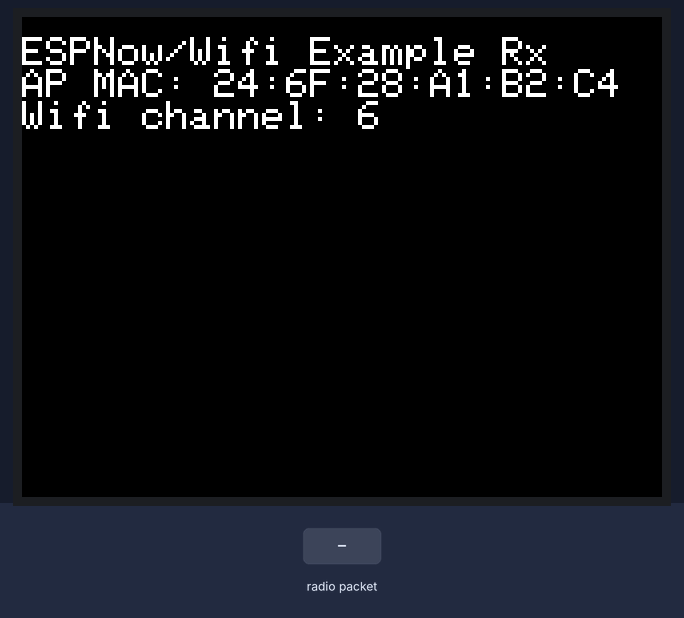
Bench run of a sketch on a simulated ESP32. Parts: 320×240 colour display. The inputs (shaded band) are chosen by the test bench. WiFi joins after 1.5 s; servers stay silent unless stated; what the sketch prints to the serial monitor is not drawn.

Above: at 1.4 s.
1.5 s: radio packet "1" arrives
At 2.0 s:
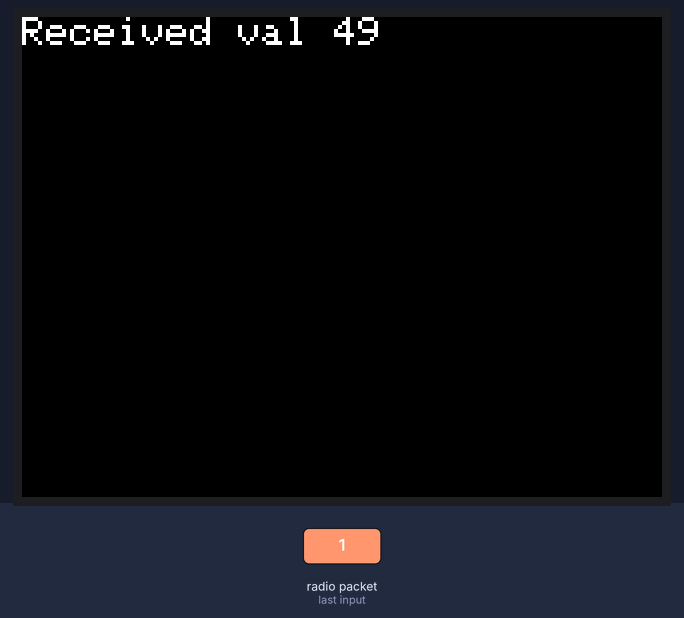
4.5 s: radio packet "0" arrives
At 7.2 s:
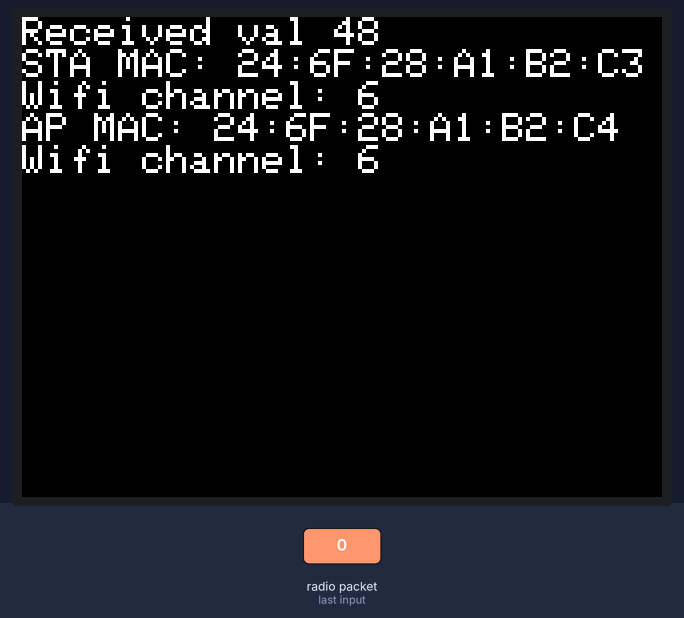
7.5 s: radio packet "2" arrives
At 7.9 s:
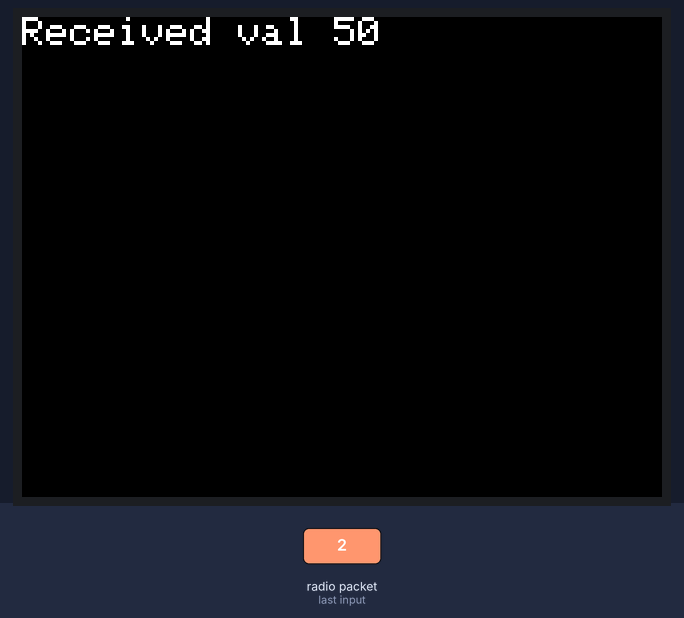
Timing chart, 0 to 10.5 s (numbered marks = the images above; inputs shaded):
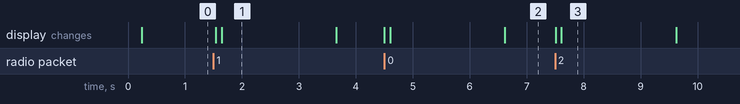

The sketch:

M5Stack_EspNowBothWifi_Rx.ino
```cpp
#include <esp_now.h>
#include <WiFi.h>
#include <M5Stack.h>

#define WIFI_CHANNEL_ESPNOW 1

const char *ssidSta = "ssid";
const char *passSta = "pass";

const char *ssidAP = "ESP32AP-WiFi";
const char *passAP = "esp32apwifi";

uint8_t remoteMac[] = {0x33, 0x33, 0x33, 0x33, 0x33, 0x31};

esp_now_peer_info_t peerTx;
const esp_now_peer_info_t *peerTxNode = &peerTx;

const byte maxDataFrameSize = 250;
uint8_t dataRx[maxDataFrameSize];
bool data_recieved = false;

void setup()
{
  Serial.begin(115200);
  M5.begin();
  M5.Power.begin();
  M5.Lcd.fillScreen(TFT_BLACK);
  M5.Lcd.setCursor(0, 10);
  M5.Lcd.setTextColor(WHITE);
  M5.Lcd.setTextSize(2);
  M5.Lcd.println("ESPNow/Wifi Example Rx");

  reset_wifi();
  start_espnow();

  M5.Lcd.print("AP MAC: "); M5.Lcd.println(WiFi.softAPmacAddress());
  M5.Lcd.print("Wifi channel: "); M5.Lcd.println(WiFi.channel());
}

void reset_wifi() {
  WiFi.persistent(false);
  WiFi.disconnect();
  WiFi.mode(WIFI_OFF);
  delay(10);
}
void start_wifi() {
  WiFi.mode(WIFI_STA);
  WiFi.begin(ssidSta, passSta);
  int maxTry = 10;
  while (WiFi.status() != WL_CONNECTED && maxTry > 0 ) {
    delay(1000);
    Serial.print(".");
    maxTry--;
  }
  Serial.println("WiFi connected..!");
  Serial.print("IP: ");  Serial.println(WiFi.localIP());
  Serial.print("MAC: "); Serial.println(WiFi.macAddress());
  Serial.print("Wifi channel: "); Serial.println(WiFi.channel());
}

void start_espnow() {
  WiFi.mode(WIFI_AP);
  WiFi.softAP(ssidAP, passAP, WIFI_CHANNEL_ESPNOW);
  Serial.print("AP MAC: "); Serial.println(WiFi.softAPmacAddress());
  Serial.print("Wifi channel: "); Serial.println(WiFi.channel());
  if (esp_now_init() == ESP_OK) {
    Serial.println("ESPNow Init Success!");
  } else {
    Serial.println("ESPNow Init Failed....");
  }

  memcpy( &peerTx.peer_addr, &remoteMac[0], 6 );
  peerTx.channel = WIFI_CHANNEL_ESPNOW;
  peerTx.encrypt = 0;
  peerTx.ifidx = ESP_IF_WIFI_AP;

  if ( esp_now_add_peer(peerTxNode) == ESP_OK) {
    Serial.println("Added peerNode!");
  }

  esp_now_register_recv_cb(OnDataRecv);
  esp_now_register_send_cb(OnDataSent);
}

void loop()
{
  delay(1);
  if (data_recieved) {
    M5.Lcd.clear(BLACK);
    M5.Lcd.setCursor(0, 0);
    M5.Lcd.printf("Received val %d", dataRx[0]); M5.Lcd.println("");
    Serial.printf("Received val %d", dataRx[0]);

    data_recieved = false;
    delay(10);
    reset_wifi();
    start_wifi();
    M5.Lcd.print("STA MAC: "); M5.Lcd.println(WiFi.macAddress());
    M5.Lcd.print("Wifi channel: "); M5.Lcd.println(WiFi.channel());
    //hogehoge
    start_espnow();
    M5.Lcd.print("AP MAC: "); M5.Lcd.println(WiFi.softAPmacAddress());
    M5.Lcd.print("Wifi channel: "); M5.Lcd.println(WiFi.channel());
  }
}

void OnDataRecv(const uint8_t *mac_addr, const uint8_t *data, int data_len)
{
  memcpy( dataRx, data, data_len );
  esp_err_t sendResult = esp_now_send(peerTx.peer_addr, dataRx, sizeof(dataRx));
  data_recieved = true;
}

void OnDataSent(const uint8_t *mac_addr, esp_now_send_status_t status)
{
  Serial.print("\r\nLast Packet Send Status:\t");
  Serial.println(status == ESP_NOW_SEND_SUCCESS ? "Delivery Success" : "Delivery Fail");
}
```

Measured:
- after the input at 1.5 s, the display: first changes at once (image 1 shows a later state)
- after the input at 4.5 s, the display: first changes at once (image 2 shows a later state)
- after the input at 7.5 s, the display: first changes at once (image 3 shows a later state)
- what the display in image 1 shows lasts 2.1 s, from 1.6 s to 3.7 s
